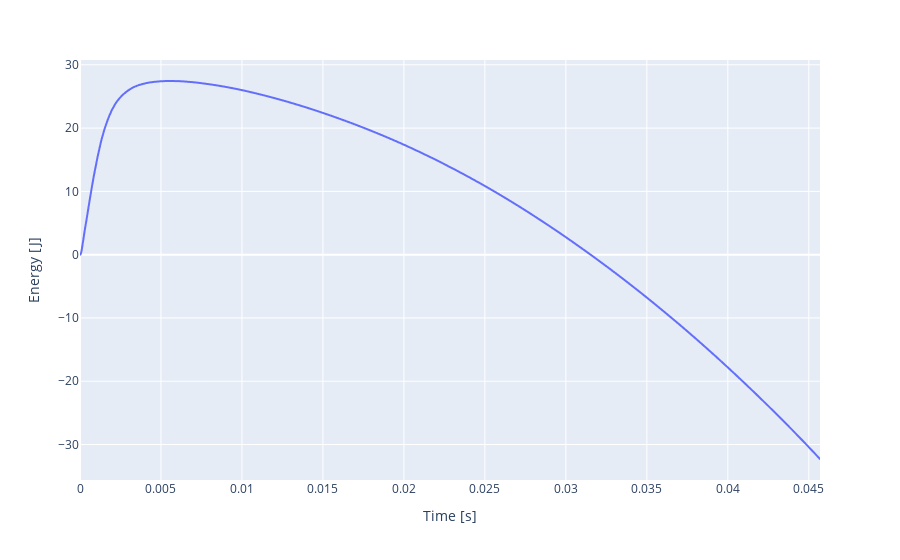

Notebook code cell kept with this figure:
### Code cell
px.line(data,x='Time [s]', y= 'Energy [J]')

### Figure 1 — Plotly figure (JSON) as saved in the notebook; plotly's stock layout.template omitted (floating-point values rounded to 4 significant figures; data arrays with more than 128 entries replaced by an {"elided": "..."} marker saying what was removed)
{"data": [{"hovertemplate": "Time [s]=%{x}<br>Energy [J]=%{y}<extra></extra>", "legendgroup": "", "line": {"color": "#636efa", "dash": "solid"}, "mode": "lines", "name": "", "showlegend": false, "type": "scattergl", "x": {"elided": "4570 float values"}, "xaxis": "x", "y": {"elided": "4570 float values"}, "yaxis": "y"}], "layout": {"legend": {"tracegroupgap": 0}, "margin": {"t": 60}, "xaxis": {"anchor": "y", "domain": [0, 1], "title": {"text": "Time [s]"}}, "yaxis": {"anchor": "x", "domain": [0, 1], "title": {"text": "Energy [J]"}}}}
